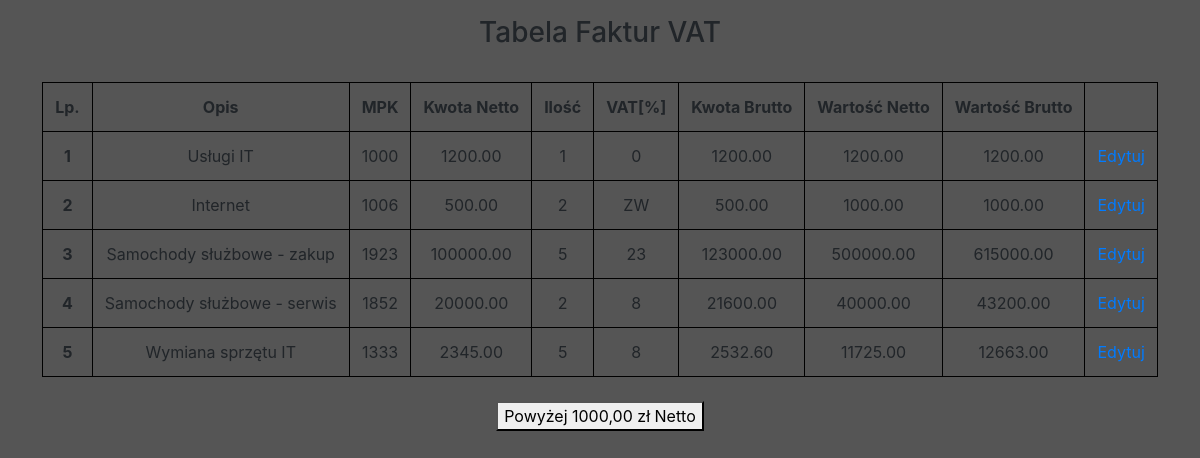
Page /php/vat_invoice_table/vat_invoice_table.php on the committed database.
### tables this page shows
CREATE TABLE `vat_invoice_table` (
  `id` int(11) NOT NULL,
  `description` varchar(100) DEFAULT NULL,
  `MPK` smallint(6) DEFAULT NULL,
  `net_amount` decimal(10,2) NOT NULL,
  `quantity` smallint(6) NOT NULL,
  `VAT` char(2) NOT NULL,
  `gross_amount` decimal(10,2) GENERATED ALWAYS AS (`VAT` / 100 * `net_amount` + `net_amount`) VIRTUAL,
  `net_value` decimal(10,2) GENERATED ALWAYS AS (`net_amount` * `quantity`) VIRTUAL,
  `gross_value` decimal(10,2) GENERATED ALWAYS AS (`gross_amount` * `quantity`) VIRTUAL
);

### php/vat_invoice_table/vat_invoice_table.php (the view, shortened to what this page needs)
<!DOCTYPE html>
<html lang="pl">
<head>
    <link rel="stylesheet" href="https://cdn.jsdelivr.net/npm/bootstrap@4.3.1/dist/css/bootstrap.min.css"
>
    <link rel="stylesheet" href="styles/style.css" />
    <link rel="stylesheet" href="php/vat_invoice_table/vat_invoice_table_style.css">
</head>
<body>
    <?php
    require 'php/db_connection.php';
    ?>
    <div class="container-fluid kontener d-flex flex-column justify-content-center align-items-center">
        <h3 class="mt-3">Tabela Faktur VAT</h3>
        <div class="table-responsive-md">
            <table class="m-4">
                <tr>
                    <th>Lp.</th>
                    <th>Opis</th>
                    <th>MPK</th>
                    <th>Kwota Netto</th>
                    <th>Ilość</th>
                    <th>VAT[%]</th>
                    <th>Kwota Brutto</th>
                    <th>Wartość Netto</th>
                    <th>Wartość Brutto</th>
                </tr>
                <?php
                $sql = 'SELECT * from vat_invoice_table';
                $statement = $dbh->query($sql);
                $result = $statement->fetchAll(PDO::FETCH_ASSOC);
                foreach ($result as $row) {
                    echo
                        '<tr><th>' . $row['id'] . '</th><td>'
                        . $row['description'] . '</td><td>'
                        . $row['MPK'] . '</td><td class="net_amount">'
                        . $row['net_amount'] . '</td><td>'
                        . $row['quantity'] . '</td><td>'
                        . $row['VAT'] . '</td><td>'
                        . $row['gross_amount'] . '</td><td>'
                        . $row['net_value'] . '</td><td>'
                        . $row['gross_value'] . '</td>'
                        . '<td><a href="#" onclick="editRow(' . $row['id'] . ')">Edytuj</a></td></tr>';
                }
                ?>
            </table>
        </div>
        <button class="mb-3" onclick="aboveNetValue()">Powyżej 1000,00 zł Netto</button>
    </div>
</body>
</html>

### styles/style.css (style rules this page uses)
body { background:#555; }

### php/vat_invoice_table/vat_invoice_table_style.css (style rules this page uses)
table { border:1px solid black; }
td, th { text-align: center; border: 1px solid black; padding: 1vw; }

### rows in the picture
vat_invoice_table: id "1", description "Usługi IT", MPK "1000", net_amount "1200.00", quantity "1", VAT "0", gross_amount "1200.00", net_value "1200.00", gross_value "1200.00"
vat_invoice_table: id "2", description "Internet", MPK "1006", net_amount "500.00", quantity "2", VAT "ZW", gross_amount "500.00", net_value "1000.00", gross_value "1000.00"
vat_invoice_table: id "3", description "Samochody służbowe - zakup", MPK "1923", net_amount "100000.00", quantity "5", VAT "23", gross_amount "123000.00", net_value "500000.00", gross_value "615000.00"
vat_invoice_table: id "4", description "Samochody służbowe - serwis", MPK "1852", net_amount "20000.00", quantity "2", VAT "8", gross_amount "21600.00", net_value "40000.00", gross_value "43200.00"
vat_invoice_table: id "5", description "Wymiana sprzętu IT", MPK "1333", net_amount "2345.00", quantity "5", VAT "8", gross_amount "2532.60", net_value "11725.00", gross_value "12663.00"
